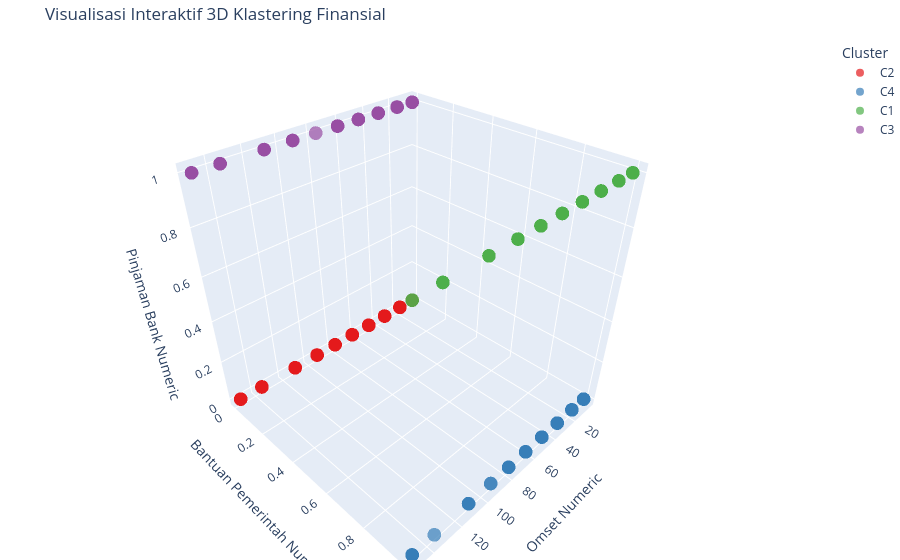

Notebook source saved alongside this figure:
### Code cell
import plotly.express as px

# Membuat Scatter Plot 3D interaktif
fig_3d = px.scatter_3d(
    df, 
    x=fitur_yang_dipakai[0], # Omset Numeric
    y=fitur_yang_dipakai[1], # Bantuan Pemerintah Numeric
    z=fitur_yang_dipakai[2], # Pinjaman Bank Numeric
    color='Cluster',
    hover_name='Nama Usaha', # Menampilkan nama usaha saat kursor diarahkan ke titik
    title="Visualisasi Interaktif 3D Klastering Finansial",
    opacity=0.7,
    color_discrete_sequence=px.colors.qualitative.Set1 # Palet warna yang cantik
)

# Merapikan margin
fig_3d.update_layout(margin=dict(l=0, r=0, b=0, t=40))
fig_3d.show()

### Figure 1 — Plotly figure (JSON) as saved in the notebook; plotly's stock layout.template omitted (floating-point values rounded to 4 significant figures; data arrays with more than 128 entries replaced by an {"elided": "..."} marker saying what was removed)
{"data": [{"hovertemplate": "<b>%{hovertext}</b><br><br>Cluster=C2<br>Omset Numeric=%{x}<br>Bantuan Pemerintah Numeric=%{y}<br>Pinjaman Bank Numeric=%{z}<extra></extra>", "hovertext": {"elided": "1267 str values"}, "legendgroup": "C2", "marker": {"color": "rgb(228,26,28)", "opacity": 0.7, "symbol": "circle"}, "mode": "markers", "name": "C2", "scene": "scene", "showlegend": true, "type": "scatter3d", "x": {"elided": "1267 float values"}, "y": {"elided": "1267 int values"}, "z": {"elided": "1267 int values"}}, {"hovertemplate": "<b>%{hovertext}</b><br><br>Cluster=C4<br>Omset Numeric=%{x}<br>Bantuan Pemerintah Numeric=%{y}<br>Pinjaman Bank Numeric=%{z}<extra></extra>", "hovertext": {"elided": "453 str values"}, "legendgroup": "C4", "marker": {"color": "rgb(55,126,184)", "opacity": 0.7, "symbol": "circle"}, "mode": "markers", "name": "C4", "scene": "scene", "showlegend": true, "type": "scatter3d", "x": {"elided": "453 float values"}, "y": {"elided": "453 int values"}, "z": {"elided": "453 int values"}}, {"hovertemplate": "<b>%{hovertext}</b><br><br>Cluster=C1<br>Omset Numeric=%{x}<br>Bantuan Pemerintah Numeric=%{y}<br>Pinjaman Bank Numeric=%{z}<extra></extra>", "hovertext": {"elided": "368 str values"}, "legendgroup": "C1", "marker": {"color": "rgb(77,175,74)", "opacity": 0.7, "symbol": "circle"}, "mode": "markers", "name": "C1", "scene": "scene", "showlegend": true, "type": "scatter3d", "x": {"elided": "368 float values"}, "y": {"elided": "368 int values"}, "z": {"elided": "368 int values"}}, {"hovertemplate": "<b>%{hovertext}</b><br><br>Cluster=C3<br>Omset Numeric=%{x}<br>Bantuan Pemerintah Numeric=%{y}<br>Pinjaman Bank Numeric=%{z}<extra></extra>", "hovertext": {"elided": "532 str values"}, "legendgroup": "C3", "marker": {"color": "rgb(152,78,163)", "opacity": 0.7, "symbol": "circle"}, "mode": "markers", "name": "C3", "scene": "scene", "showlegend": true, "type": "scatter3d", "x": {"elided": "532 float values"}, "y": {"elided": "532 int values"}, "z": {"elided": "532 int values"}}], "layout": {"legend": {"title": {"text": "Cluster"}, "tracegroupgap": 0}, "margin": {"b": 0, "l": 0, "r": 0, "t": 40}, "scene": {"domain": {"x": [0, 1], "y": [0, 1]}, "xaxis": {"title": {"text": "Omset Numeric"}}, "yaxis": {"title": {"text": "Bantuan Pemerintah Numeric"}}, "zaxis": {"title": {"text": "Pinjaman Bank Numeric"}}}, "title": {"text": "Visualisasi Interaktif 3D Klastering Finansial"}}}
